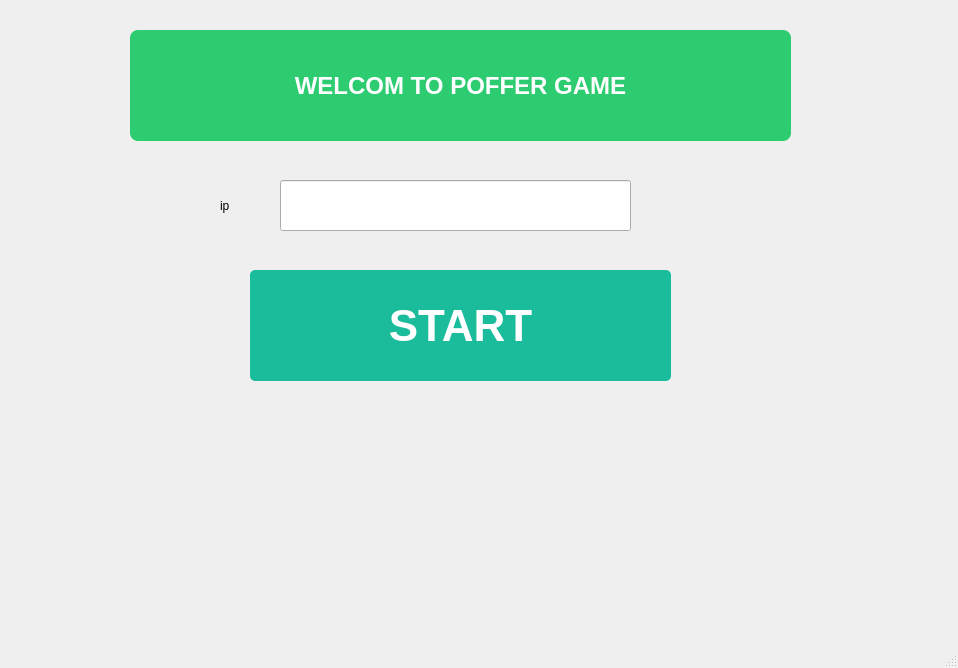
<?xml version="1.0" encoding="UTF-8"?>
<ui version="4.0">
 <class>MainWindow</class>
 <widget class="QMainWindow" name="MainWindow">
  <property name="geometry">
   <rect>
    <x>0</x>
    <y>0</y>
    <width>958</width>
    <height>668</height>
   </rect>
  </property>
  <property name="windowTitle">
   <string>MainWindow</string>
  </property>
  <widget class="QWidget" name="centralwidget">
   <widget class="QPushButton" name="pushButton">
    <property name="geometry">
     <rect>
      <x>250</x>
      <y>270</y>
      <width>421</width>
      <height>111</height>
     </rect>
    </property>
    <property name="styleSheet">
     <string notr="true">/* کل ویجت‌ها فونت Roboto با وزن نرمال */
QWidget {
    font-family: &quot;Roboto&quot;, &quot;Segoe UI&quot;, Tahoma, Geneva, Verdana, sans-serif;
    font-size: 40px;
    color: #2c3e50;
}

/* برای QLabel های تیتر */
QLabel#titleLabel {
    font-weight: bold;
    font-size: 48px;
    color: #34495e;
    letter-spacing: 1px;
}

/* استایل دکمه */
QPushButton {
    background-color: #1abc9c;
    color: white;
    font-weight: bold;
    font-size: 44px;
    border-radius: 5px;
    padding: 8px 15px;
}

QPushButton:hover {
    background-color: #16a085;
}

/* لینک‌ها (مثلا QLabel با متن لینک) */
QLabel#linkLabel {
    color: #2980b9;
    text-decoration: underline;
}
QLabel#linkLabel:hover {
    color: #1abc9c;
}
</string>
    </property>
    <property name="text">
     <string>START</string>
    </property>
   </widget>
   <widget class="QLabel" name="label">
    <property name="geometry">
     <rect>
      <x>130</x>
      <y>30</y>
      <width>661</width>
      <height>111</height>
     </rect>
    </property>
    <property name="styleSheet">
     <string notr="true">QLabel {
    background-color: #2ecc71;  /* سبز روشن */
    color: white;
    padding: 8px 12px;
    border-radius: 8px;
    font-weight: bold;
    font-size: 24px;
}
</string>
    </property>
    <property name="text">
     <string>WELCOM TO POFFER GAME</string>
    </property>
    <property name="alignment">
     <set>Qt::AlignmentFlag::AlignCenter</set>
    </property>
   </widget>
   <widget class="QLineEdit" name="lineEdit">
    <property name="geometry">
     <rect>
      <x>280</x>
      <y>180</y>
      <width>351</width>
      <height>51</height>
     </rect>
    </property>
   </widget>
   <widget class="QLabel" name="label_2">
    <property name="geometry">
     <rect>
      <x>220</x>
      <y>180</y>
      <width>63</width>
      <height>51</height>
     </rect>
    </property>
    <property name="text">
     <string>ip</string>
    </property>
   </widget>
  </widget>
  <widget class="QMenuBar" name="menubar">
   <property name="geometry">
    <rect>
     <x>0</x>
     <y>0</y>
     <width>958</width>
     <height>25</height>
    </rect>
   </property>
  </widget>
  <widget class="QStatusBar" name="statusbar"/>
 </widget>
 <resources/>
 <connections/>
</ui>
